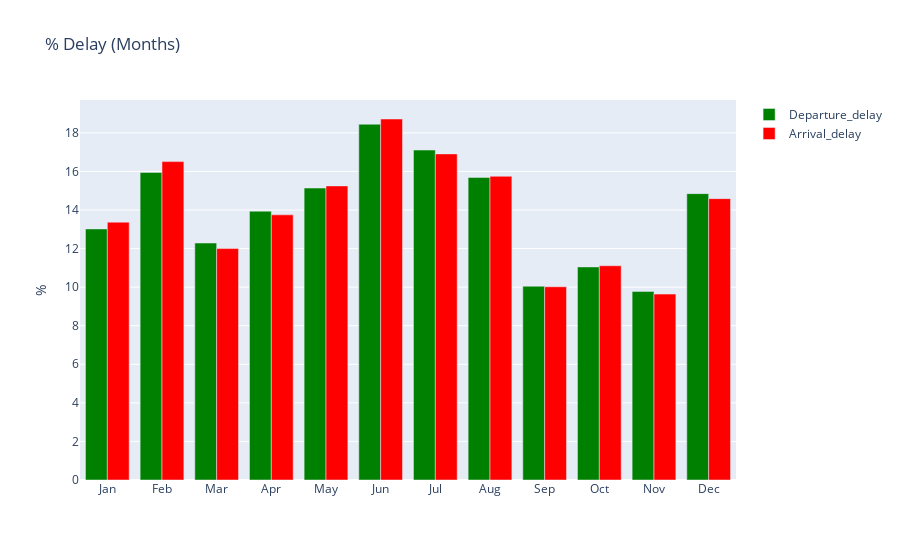

Notebook code for this chart:
### Markdown cell above
Selon le graphique ci-dessus, du lundi au vendredi, le nombre de vols est similaire et le plus bas est le samedi

### Code cell
# Percentage of delay per month

df['DEP_DELAY'] = np.where(df.DEP_DELAY_NEW>0,1,0)
df['ARR_DELAY'] = np.where(df.ARR_DELAY_NEW>0,1,0)
df_m = df.groupby('MONTH').DEP_DELAY_NEW.mean().round(2)

df_m.index = df_m.index.map(months)
trace1 = go.Bar(
    x=df_m.index,
    y=df_m.values,
    name = 'Departure_delay',
    marker = dict(
        color = 'green'
    )
)

df_m = df.groupby('MONTH').ARR_DELAY_NEW.mean().round(2)
df_m.index = df_m.index.map(months)

trace2 = go.Bar(
    x=df_m.index,
    y=df_m.values,
    name='Arrival_delay',
    marker=dict(
        color = 'red'
    )
)

data = [trace1,trace2]
layout = go.Layout(
    title='% Delay (Months)', 
    yaxis = dict(title = '%')
)

fig = go.Figure(data=data, layout=layout)
py.iplot(fig)

### Figure 1 — Plotly figure (JSON) as saved in the notebook; plotly's stock layout.template omitted (floating-point values rounded to 4 significant figures)
{"data": [{"marker": {"color": "green"}, "name": "Departure_delay", "type": "bar", "x": ["Jan", "Feb", "Mar", "Apr", "May", "Jun", "Jul", "Aug", "Sep", "Oct", "Nov", "Dec"], "y": [13.02, 15.95, 12.29, 13.94, 15.14, 18.45, 17.11, 15.69, 10.05, 11.05, 9.78, 14.85]}, {"marker": {"color": "red"}, "name": "Arrival_delay", "type": "bar", "x": ["Jan", "Feb", "Mar", "Apr", "May", "Jun", "Jul", "Aug", "Sep", "Oct", "Nov", "Dec"], "y": [13.37, 16.51, 12, 13.75, 15.25, 18.72, 16.91, 15.75, 10.02, 11.11, 9.64, 14.59]}], "layout": {"title": {"text": "% Delay (Months)"}, "yaxis": {"title": {"text": "%"}}}}
